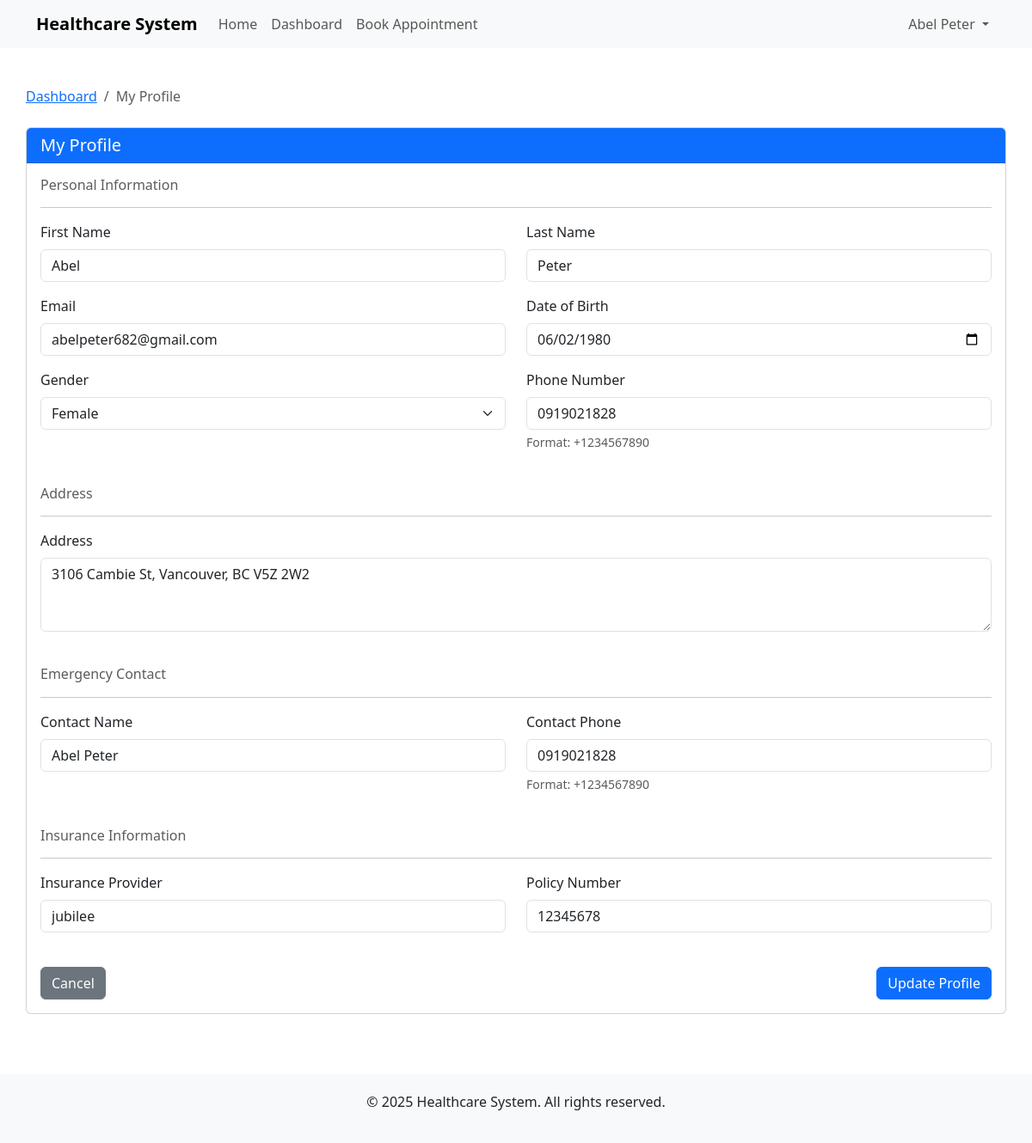
Page /profile/ (signed in) on the committed database.
### patients/models.py (models this page shows, shortened)
class Patient(models.Model):
    GENDER_CHOICES = [
        ('M', 'Male'),
        ('F', 'Female'),
        ('O', 'Other'),
    ]
    user = models.OneToOneField(User, on_delete=models.CASCADE)
    date_of_birth = models.DateField(null=True, blank=True)
    gender = models.CharField(max_length=1, choices=GENDER_CHOICES)
    phone_regex = RegexValidator(regex=r'^\+?1?\d{9,15}$')
    phone_number = models.CharField(validators=[phone_regex], max_length=17)
    address = models.TextField()
    emergency_contact_name = models.CharField(max_length=100)
    emergency_contact_phone = models.CharField(validators=[phone_regex], max_length=17)
    insurance_provider = models.CharField(max_length=100)
    insurance_policy_number = models.CharField(max_length=50)
    created_at = models.DateTimeField(auto_now_add=True)
    updated_at = models.DateTimeField(auto_now=True)
    class Meta:
        ordering = ['user__last_name', 'user__first_name']

### patients/views.py (the view, shortened to what this page needs)
# urls.py: path('profile/', views.profile, name='patient_profile'),
@login_required
def profile(request):
    try:
        patient = request.user.patient
    except Patient.DoesNotExist:
        messages.error(request, "You don't have a patient profile.")
        return redirect('role_selection')
    context = {
        'patient': patient,
        'gender_choices': Patient.GENDER_CHOICES,
    }
    return render(request, 'patients/profile.html', context)

### templates/patients/profile.html (shortened to what this page needs)
{% extends 'base.html' %}
{% block content %}
<div class="row mt-4">
    <div class="col-md-12">
        <nav aria-label="breadcrumb">
            <ol class="breadcrumb">
                <li class="breadcrumb-item"><a href="{% url 'patient_dashboard' %}">Dashboard</a></li>
                <li class="breadcrumb-item active">My Profile</li>
            </ol>
        </nav>
    </div>
</div>
<div class="row mt-2">
    <div class="col-md-12">
        <div class="card">
            <div class="card-header bg-primary text-white">
                <h5 class="card-title mb-0">My Profile</h5>
            </div>
            <div class="card-body">
                <form method="post">
                    <div class="row mb-4">
                        <div class="col-md-12">
                            <h6 class="text-muted">Personal Information</h6>
                            <hr>
                        </div>
                        <div class="col-md-6">
                            <div class="mb-3">
                                <label for="first_name" class="form-label">First Name</label>
                                <input type="text" class="form-control" id="first_name" name="first_name" value="{{ user.first_name }}" required>
                            </div>
                        </div>
                        <div class="col-md-6">
                            <div class="mb-3">
                                <label for="last_name" class="form-label">Last Name</label>
                                <input type="text" class="form-control" id="last_name" name="last_name" value="{{ user.last_name }}" required>
                            </div>
                        </div>
                        <div class="col-md-6">
                            <div class="mb-3">
                                <label for="email" class="form-label">Email</label>
                                <input type="email" class="form-control" id="email" name="email" value="{{ user.email }}" required>
                            </div>
                        </div>
                        <div class="col-md-6">
                            <div class="mb-3">
                                <label for="date_of_birth" class="form-label">Date of Birth</label>
                                <input type="date" class="form-control" id="date_of_birth" name="date_of_birth" value="{{ patient.date_of_birth|date:'Y-m-d' }}" required>
                            </div>
                        </div>
                        <div class="col-md-6">
                            <div class="mb-3">
                                <label for="gender" class="form-label">Gender</label>
                                <select class="form-select" id="gender" name="gender" required>
                                    {% for code, name in gender_choices %}
                                        <option value="{{ code }}" {% if patient.gender == code %}selected{% endif %}>{{ name }}</option>
                                    {% endfor %}
                                </select>
                            </div>
                        </div>
                        <div class="col-md-6">
                            <div class="mb-3">
                                <label for="phone_number" class="form-label">Phone Number</label>
                                <input type="tel" class="form-control" id="phone_number" name="phone_number" value="{{ patient.phone_number }}" required>
                                <div class="form-text">Format: +1234567890</div>
                            </div>
                        </div>
                    </div>
                    <div class="row mb-4">
                        <div class="col-md-12">
                            <h6 class="text-muted">Address</h6>
                            <hr>
                            <div class="mb-3">
                                <label for="address" class="form-label">Address</label>
                                <textarea class="form-control" id="address" name="address" rows="3" required>{{ patient.address }}</textarea>
                            </div>
                        </div>
                    </div>
                    <div class="row mb-4">
                        <div class="col-md-12">
                            <h6 class="text-muted">Emergency Contact</h6>
                            <hr>
                        </div>
                        <div class="col-md-6">
                            <div class="mb-3">
                                <label for="emergency_contact_name" class="form-label">Contact Name</label>
                                <input type="text" class="form-control" id="emergency_contact_name" name="emergency_contact_name" value="{{ patient.emergency_contact_name }}" required>
                            </div>
                        </div>
                        <div class="col-md-6">
                            <div class="mb-3">
                                <label for="emergency_contact_phone" class="form-label">Contact Phone</label>
                                <input type="tel" class="form-control" id="emergency_contact_phone" name="emergency_contact_phone" value="{{ patient.emergency_contact_phone }}" required>
                                <div class="form-text">Format: +1234567890</div>
                            </div>
                        </div>
                    </div>
                    <div class="row mb-4">
                        <div class="col-md-12">
                            <h6 class="text-muted">Insurance Information</h6>
                            <hr>
                        </div>
                        <div class="col-md-6">
                            <div class="mb-3">
                                <label for="insurance_provider" class="form-label">Insurance Provider</label>
                                <input type="text" class="form-control" id="insurance_provider" name="insurance_provider" value="{{ patient.insurance_provider }}" required>
                            </div>
                        </div>
                        <div class="col-md-6">
                            <div class="mb-3">
                                <label for="insurance_policy_number" class="form-label">Policy Number</label>
                                <input type="text" class="form-control" id="insurance_policy_number" name="insurance_policy_number" value="{{ patient.insurance_policy_number }}" required>
                            </div>
                        </div>
                    </div>
                    <div class="d-flex justify-content-between">
                        <a href="{% url 'patient_dashboard' %}" class="btn btn-secondary">Cancel</a>
                        <button type="submit" class="btn btn-primary">Update Profile</button>
                    </div>
                </form>
            </div>
        </div>
    </div>
</div>
{% endblock %}

### templates/base.html (shortened to what this page needs)
<!DOCTYPE html>
<html lang="en">
<head>
    <link href="https://cdn.jsdelivr.net/npm/bootstrap@5.3.0/dist/css/bootstrap.min.css" rel="stylesheet">
</head>
<body>
    <nav class="navbar navbar-expand-lg navbar-light bg-light">
        <div class="container">
            <a class="navbar-brand" href="/">Healthcare System</a>
            <div class="collapse navbar-collapse" id="navbarNav">
                <ul class="navbar-nav me-auto">
                    <li class="nav-item">
                        <a class="nav-link" href="/">Home</a>
                    </li>
                    {% if user.is_authenticated %}
                        {% if user.patient %}
                            <li class="nav-item">
                                <a class="nav-link" href="{% url 'patient_dashboard' %}">Dashboard</a>
                            </li>
                            <li class="nav-item">
                                <a class="nav-link" href="{% url 'book_appointment' %}">Book Appointment</a>
                            </li>
                        {% endif %}
                    {% endif %}
                </ul>
                <ul class="navbar-nav">
                    {% if user.is_authenticated %}
                        <li class="nav-item dropdown">
                            <a class="nav-link dropdown-toggle" href="#" id="navbarDropdown" role="button" data-bs-toggle="dropdown">
                                {{ user.get_full_name|default:user.username }}
                            </a>
                        </li>
                        {% else %}
                        <li class="nav-item">
                            <a class="nav-link" href="/login/">Login</a>
                        </li>
                    {% endif %}
                </ul>
            </div>
        </div>
    </nav>
    <div class="container content">
        {% block content %}{% endblock %}
    </div>
    <footer class="footer">
        <div class="container">
            <p>&copy; {% now "Y" %} Healthcare System. All rights reserved.</p>
        </div>
    </footer>
</body>
</html>

### templates/base.html (style rules this page uses)
.navbar-brand { font-weight: bold; }
.footer { margin-top: 50px; padding: 20px 0; background-color: #f8f9fa; text-align: center; }
.content { min-height: calc(100vh - 180px); padding: 20px 0; }

### rows in the picture
Patient: date_of_birth "06/02/1980", gender "Female", phone_number "0919021828", address "3106 Cambie St, Vancouver, BC V5Z 2W2", emergency_contact_name "Abel Peter", emergency_contact_phone "0919021828", insurance_provider "jubilee", insurance_policy_number "12345678"

### other values in the picture
{{ user.get_full_name|default:user.username }} "Abel Peter"
